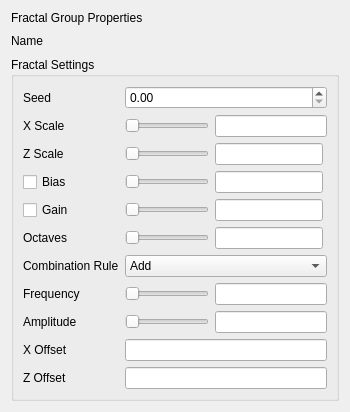
<?xml version="1.0" encoding="UTF-8"?>
<ui version="4.0">
 <class>FractalGroupForm</class>
 <widget class="QWidget" name="FractalGroupForm">
  <property name="geometry">
   <rect>
    <x>0</x>
    <y>0</y>
    <width>350</width>
    <height>392</height>
   </rect>
  </property>
  <property name="windowTitle">
   <string>Form</string>
  </property>
  <layout class="QVBoxLayout" name="verticalLayout">
   <item>
    <widget class="QLabel" name="affectorNameLabel">
     <property name="text">
      <string>Fractal Group Properties</string>
     </property>
    </widget>
   </item>
   <item>
    <layout class="QHBoxLayout" name="horizontalLayout">
     <item>
      <widget class="QLabel" name="nameLabel">
       <property name="text">
        <string>Name</string>
       </property>
      </widget>
     </item>
     <item>
      <widget class="QLabel" name="nameViewLabel">
       <property name="text">
        <string/>
       </property>
      </widget>
     </item>
     <item>
      <spacer name="horizontalSpacer">
       <property name="orientation">
        <enum>Qt::Horizontal</enum>
       </property>
       <property name="sizeHint" stdset="0">
        <size>
         <width>40</width>
         <height>20</height>
        </size>
       </property>
      </spacer>
     </item>
    </layout>
   </item>
   <item>
    <widget class="QGroupBox" name="fractalSettingsGroup">
     <property name="title">
      <string>Fractal Settings</string>
     </property>
     <layout class="QGridLayout" name="gridLayout">
      <item row="0" column="0">
       <widget class="QLabel" name="seedLabel">
        <property name="text">
         <string>Seed</string>
        </property>
       </widget>
      </item>
      <item row="0" column="1" colspan="2">
       <widget class="QDoubleSpinBox" name="seedSpinBox"/>
      </item>
      <item row="1" column="0">
       <widget class="QLabel" name="xScaleLabel">
        <property name="sizePolicy">
         <sizepolicy hsizetype="Fixed" vsizetype="Preferred">
          <horstretch>0</horstretch>
          <verstretch>0</verstretch>
         </sizepolicy>
        </property>
        <property name="text">
         <string>X Scale</string>
        </property>
       </widget>
      </item>
      <item row="1" column="1">
       <widget class="QSlider" name="xScaleSlider">
        <property name="sizePolicy">
         <sizepolicy hsizetype="Fixed" vsizetype="Fixed">
          <horstretch>0</horstretch>
          <verstretch>0</verstretch>
         </sizepolicy>
        </property>
        <property name="orientation">
         <enum>Qt::Horizontal</enum>
        </property>
       </widget>
      </item>
      <item row="1" column="2">
       <widget class="QLineEdit" name="xScaleEdit"/>
      </item>
      <item row="2" column="0">
       <widget class="QLabel" name="zScaleLabel">
        <property name="text">
         <string>Z Scale</string>
        </property>
       </widget>
      </item>
      <item row="2" column="1">
       <widget class="QSlider" name="zScaleSlider">
        <property name="sizePolicy">
         <sizepolicy hsizetype="Fixed" vsizetype="Fixed">
          <horstretch>0</horstretch>
          <verstretch>0</verstretch>
         </sizepolicy>
        </property>
        <property name="orientation">
         <enum>Qt::Horizontal</enum>
        </property>
       </widget>
      </item>
      <item row="2" column="2">
       <widget class="QLineEdit" name="zScaleEdit">
        <property name="sizePolicy">
         <sizepolicy hsizetype="Maximum" vsizetype="Fixed">
          <horstretch>0</horstretch>
          <verstretch>0</verstretch>
         </sizepolicy>
        </property>
       </widget>
      </item>
      <item row="3" column="0">
       <widget class="QCheckBox" name="biasCheckBox">
        <property name="text">
         <string>Bias</string>
        </property>
       </widget>
      </item>
      <item row="3" column="1">
       <widget class="QSlider" name="biasSlider">
        <property name="sizePolicy">
         <sizepolicy hsizetype="Fixed" vsizetype="Fixed">
          <horstretch>0</horstretch>
          <verstretch>0</verstretch>
         </sizepolicy>
        </property>
        <property name="orientation">
         <enum>Qt::Horizontal</enum>
        </property>
       </widget>
      </item>
      <item row="3" column="2">
       <widget class="QLineEdit" name="biasEdit">
        <property name="sizePolicy">
         <sizepolicy hsizetype="Fixed" vsizetype="Fixed">
          <horstretch>0</horstretch>
          <verstretch>0</verstretch>
         </sizepolicy>
        </property>
       </widget>
      </item>
      <item row="4" column="0">
       <widget class="QCheckBox" name="gainCheckBox">
        <property name="text">
         <string>Gain</string>
        </property>
       </widget>
      </item>
      <item row="4" column="1">
       <widget class="QSlider" name="gainSlider">
        <property name="sizePolicy">
         <sizepolicy hsizetype="Fixed" vsizetype="Fixed">
          <horstretch>0</horstretch>
          <verstretch>0</verstretch>
         </sizepolicy>
        </property>
        <property name="orientation">
         <enum>Qt::Horizontal</enum>
        </property>
       </widget>
      </item>
      <item row="4" column="2">
       <widget class="QLineEdit" name="gainEdit">
        <property name="sizePolicy">
         <sizepolicy hsizetype="Fixed" vsizetype="Fixed">
          <horstretch>0</horstretch>
          <verstretch>0</verstretch>
         </sizepolicy>
        </property>
       </widget>
      </item>
      <item row="5" column="0">
       <widget class="QLabel" name="octavesLabel">
        <property name="text">
         <string>Octaves</string>
        </property>
       </widget>
      </item>
      <item row="5" column="1">
       <widget class="QSlider" name="octavesSlider">
        <property name="sizePolicy">
         <sizepolicy hsizetype="Fixed" vsizetype="Fixed">
          <horstretch>0</horstretch>
          <verstretch>0</verstretch>
         </sizepolicy>
        </property>
        <property name="orientation">
         <enum>Qt::Horizontal</enum>
        </property>
       </widget>
      </item>
      <item row="5" column="2">
       <widget class="QLineEdit" name="octavesEdit">
        <property name="sizePolicy">
         <sizepolicy hsizetype="Fixed" vsizetype="Fixed">
          <horstretch>0</horstretch>
          <verstretch>0</verstretch>
         </sizepolicy>
        </property>
       </widget>
      </item>
      <item row="6" column="0">
       <widget class="QLabel" name="combinationRuleLabel">
        <property name="text">
         <string>Combination Rule</string>
        </property>
       </widget>
      </item>
      <item row="6" column="1" colspan="2">
       <widget class="QComboBox" name="combinationRuleComboBox">
        <item>
         <property name="text">
          <string>Add</string>
         </property>
        </item>
        <item>
         <property name="text">
          <string>Multiply</string>
         </property>
        </item>
        <item>
         <property name="text">
          <string>Crest</string>
         </property>
        </item>
        <item>
         <property name="text">
          <string>Turbulence</string>
         </property>
        </item>
        <item>
         <property name="text">
          <string>Crest Clamp</string>
         </property>
        </item>
        <item>
         <property name="text">
          <string>Turbulance Clamp</string>
         </property>
        </item>
       </widget>
      </item>
      <item row="7" column="0">
       <widget class="QLabel" name="frequencyLabel">
        <property name="text">
         <string>Frequency</string>
        </property>
       </widget>
      </item>
      <item row="7" column="1">
       <widget class="QSlider" name="frequencySlider">
        <property name="sizePolicy">
         <sizepolicy hsizetype="Fixed" vsizetype="Fixed">
          <horstretch>0</horstretch>
          <verstretch>0</verstretch>
         </sizepolicy>
        </property>
        <property name="orientation">
         <enum>Qt::Horizontal</enum>
        </property>
       </widget>
      </item>
      <item row="7" column="2">
       <widget class="QLineEdit" name="frequencyEdit"/>
      </item>
      <item row="8" column="0">
       <widget class="QLabel" name="amplitudeLabel">
        <property name="sizePolicy">
         <sizepolicy hsizetype="Fixed" vsizetype="Preferred">
          <horstretch>0</horstretch>
          <verstretch>0</verstretch>
         </sizepolicy>
        </property>
        <property name="text">
         <string>Amplitude</string>
        </property>
       </widget>
      </item>
      <item row="8" column="1">
       <widget class="QSlider" name="amplitudeSlider">
        <property name="sizePolicy">
         <sizepolicy hsizetype="Fixed" vsizetype="Fixed">
          <horstretch>0</horstretch>
          <verstretch>0</verstretch>
         </sizepolicy>
        </property>
        <property name="orientation">
         <enum>Qt::Horizontal</enum>
        </property>
       </widget>
      </item>
      <item row="8" column="2">
       <widget class="QLineEdit" name="amplitudeEdit"/>
      </item>
      <item row="9" column="0">
       <widget class="QLabel" name="xOffsetLabel">
        <property name="text">
         <string>X Offset</string>
        </property>
       </widget>
      </item>
      <item row="9" column="1" colspan="2">
       <widget class="QLineEdit" name="xOffsetEdit"/>
      </item>
      <item row="10" column="0">
       <widget class="QLabel" name="zOffsetLabel">
        <property name="text">
         <string>Z Offset</string>
        </property>
       </widget>
      </item>
      <item row="10" column="1" colspan="2">
       <widget class="QLineEdit" name="zOffsetEdit"/>
      </item>
     </layout>
    </widget>
   </item>
  </layout>
 </widget>
 <resources/>
 <connections/>
</ui>
